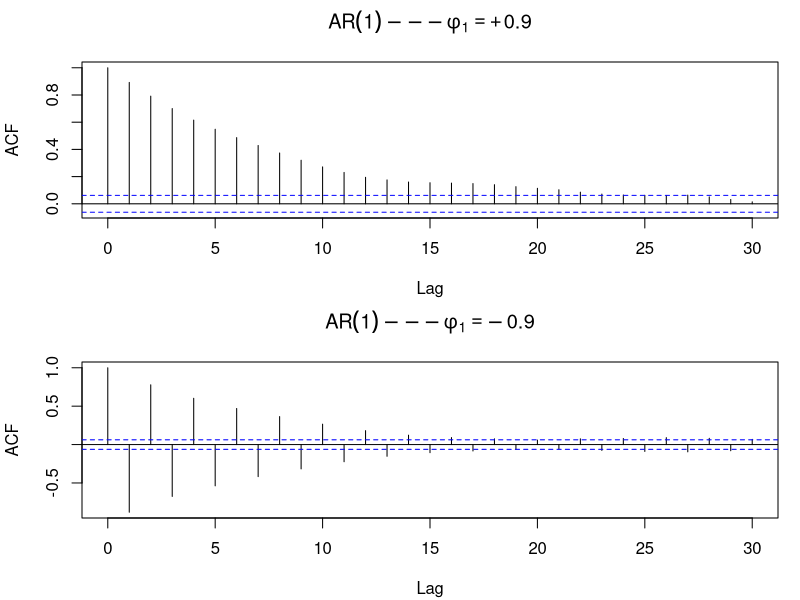
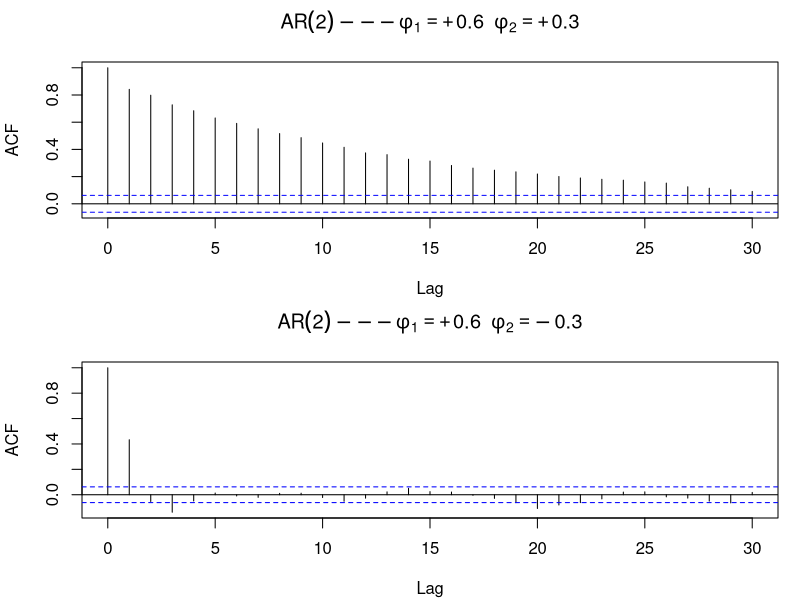
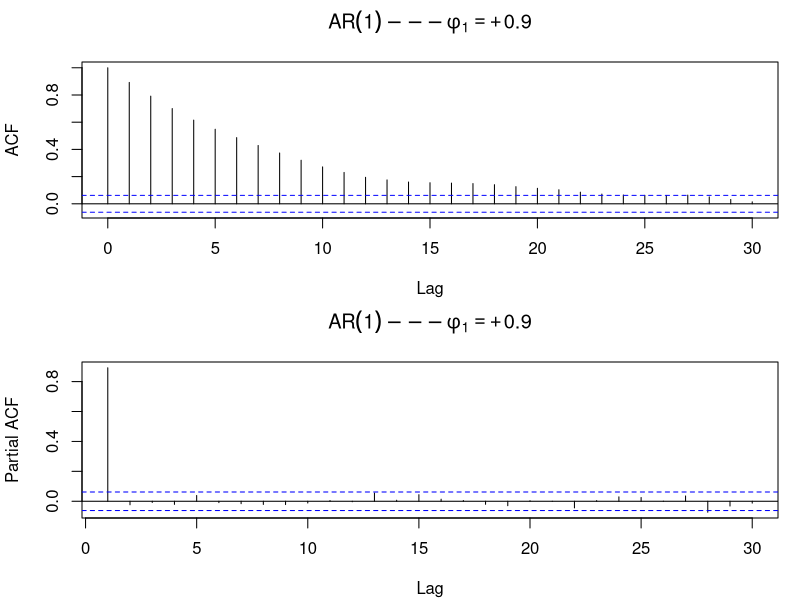
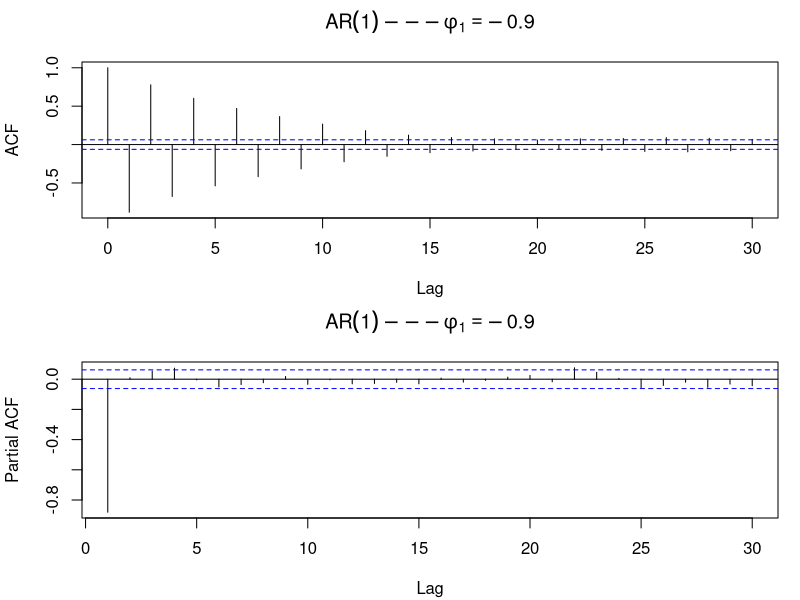
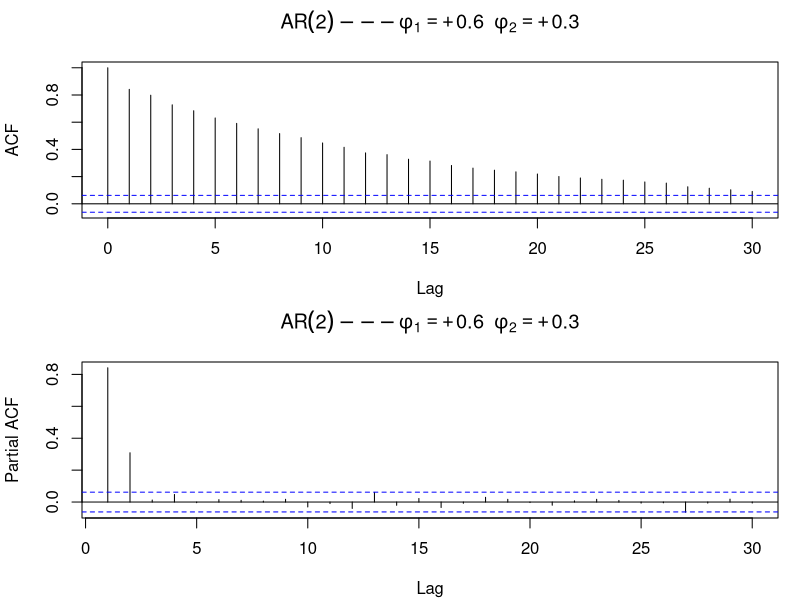
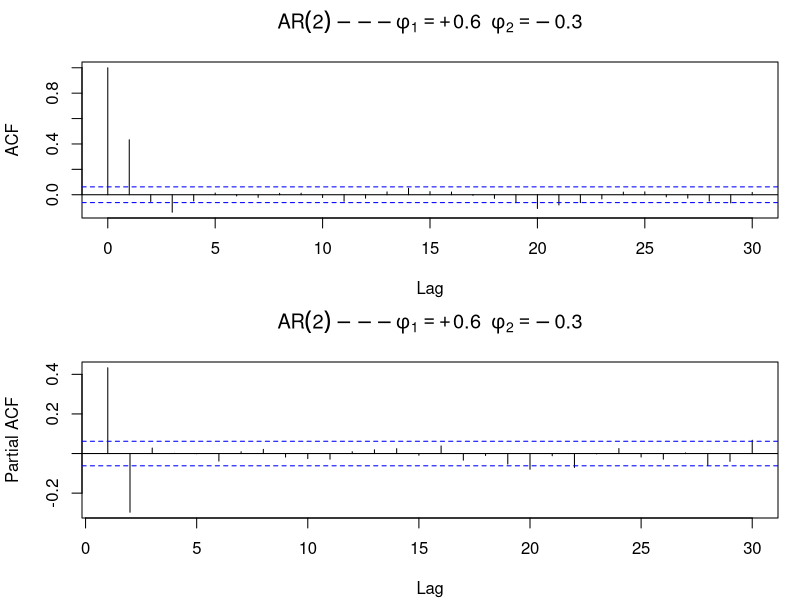
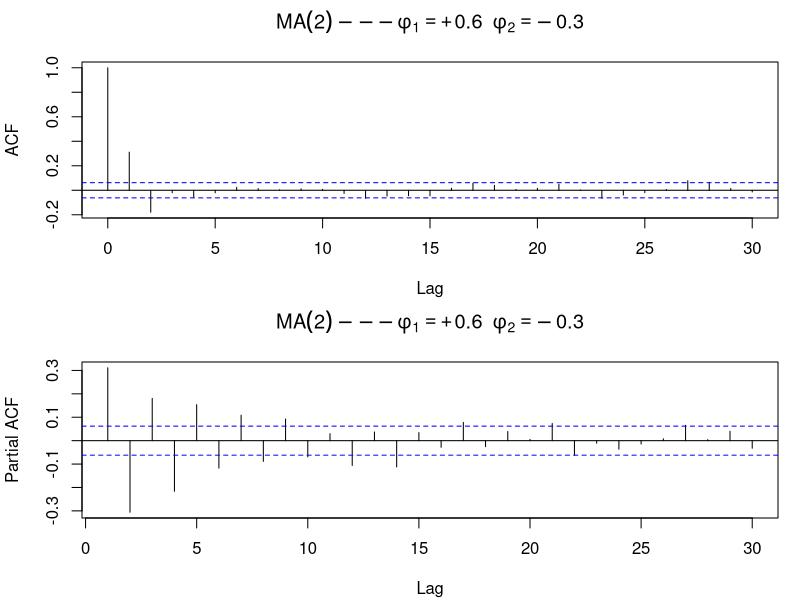
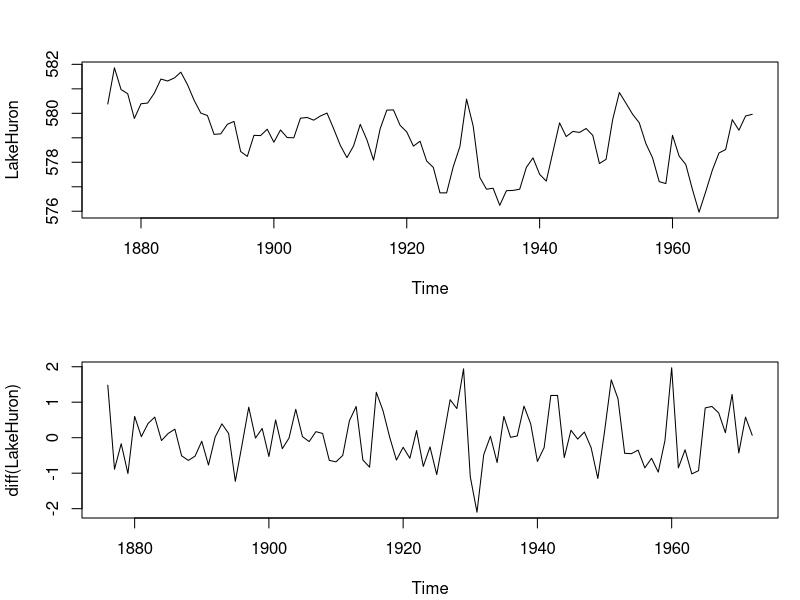

Write the R code that produced these figures, in order.
#AR(1)
set.seed(456)
ar1.1 <- arima.sim(n=1000, model=list(ar=c(0.9)))
ar1.2 <- arima.sim(n=1000, model=list(ar=c(-0.9)))

op <- par(mfrow=c(2, 1), mar=c(4.1, 4.1, 3.1, 1.1))
acf(ar1.1, lag.max=30, main=expression(AR(1)  ---phi[1]==+0.9))
acf(ar1.2, lag.max=30, main=expression(AR(1)  ---phi[1]==-0.9))
par(op)

#AR(2)
set.seed(123)
(phi.re <- polyroot(c(1, -0.6, -0.3)))
ar2.1 <- arima.sim(n=1000, model=list(ar=c(0.6, 0.3)))
(phi.re <- polyroot(c(1, -0.6, 0.3)))
ar2.2 <- arima.sim(n=1000, model=list(ar=c(0.6, -0.3)))
#ts.plot(ar2.2)

op <- par(mfrow=c(2, 1), mar=c(4.1, 4.1, 3.1, 1.1))
acf(ar2.1, lag.max=30, main=expression(AR(2)  ---phi[1]==+0.6~~phi[2]==+0.3))
acf(ar2.2, lag.max=30, main=expression(AR(2)  ---phi[1]==+0.6~~phi[2]==-0.3))
par(op)

#PACF
op <- par(mfrow=c(2, 1), mar=c(4.1, 4.1, 3.1, 1.1))
acf(ar1.1, lag.max=30, main=expression(AR(1)  ---phi[1]==+0.9))
pacf(ar1.1, lag.max=30, main=expression(AR(1)  ---phi[1]==+0.9))
par(op)

op <- par(mfrow=c(2, 1), mar=c(4.1, 4.1, 3.1, 1.1))
acf(ar1.2, lag.max=30, main=expression(AR(1)  ---phi[1]==-0.9))
pacf(ar1.2, lag.max=30, main=expression(AR(1)  ---phi[1]==-0.9))
par(op)

op <- par(mfrow=c(2, 1), mar=c(4.1, 4.1, 3.1, 1.1))
acf(ar2.1, lag.max=30, main=expression(AR(2)  ---phi[1]==+0.6~~phi[2]==+0.3))
pacf(ar2.1, lag.max=30, main=expression(AR(2)  ---phi[1]==+0.6~~phi[2]==+0.3))
par(op)

op <- par(mfrow=c(2, 1), mar=c(4.1, 4.1, 3.1, 1.1))
acf(ar2.2, lag.max=30, main=expression(AR(2)  ---phi[1]==+0.6~~phi[2]==-0.3))
pacf(ar2.2, lag.max=30, main=expression(AR(2)  ---phi[1]==+0.6~~phi[2]==-0.3))
par(op)

#AIC
ar2.ar <- ar.mle(ar2.2)
ar2.ar
ar2.ar$aic
#ar.burg(ar2.2)
#ar.yw(ar2.2)

#MA(2)
set.seed(456)
ma2 <- arima.sim(n=1000, model = list(ma=c(0.6, -0.3)))

op <- par(mfrow=c(2, 1), mar=c(4.1, 4.1, 3.1, 1.1))
acf(ma2, lag.max=30, main=expression(MA(2)  ---phi[1]==+0.6~~phi[2]==-0.3))
pacf(ma2, lag.max=30, main=expression(MA(2)  ---phi[1]==+0.6~~phi[2]==-0.3))
par(op)

#ARIMA
op <- par(mfrow=c(2, 1), mar=c(4.1, 4.1, 3.1, 1.1))
plot(LakeHuron)
plot(diff(LakeHuron))
par(op)

library(forecast)
Huron.0 <- window(LakeHuron, end = 1962)
Huron.arima <- auto.arima(Huron.0, seasonal = F, allowdrift = F)
summary(Huron.arima)
tsdiag(Huron.arima)

Huron.force <- forecast(Huron.arima, 10)
plot(Huron.force)
lines(LakeHuron, lty=2)

#SARIMA 
op <- par(mfrow=c(2, 1), mar=c(4.1, 4.1, 3.1, 1.1))
plot(diff(AirPassengers), main = "Diff")
plot(diff(log(AirPassengers)), main  = "Diff of Log")
par(op)

Air.0 <- window(AirPassengers, end=c(1958, 12))
Air.sarima <- auto.arima(log(Air.0))
summary(Air.sarima)

Air.sarima2 <- Arima(log(Air.0), c(0, 1, 1), seasonal = list(order = c(0,1, 1), period = 12))
summary((Air.sarima2))

tsdiag(Air.sarima2)

Air.fore <- forecast(Air.sarima2, 24)

plot(Air.fore)
lines(log(AirPassengers), lty = 2)

#External Argument
library(mlbench)
data("Ozone")
summary(Ozone)

library(zoo)
start <- "1976-01-01"
x.Date <- as.Date(start) + 0:635
ozone <- na.spline(zoo(Ozone[,4], x.Date))
pressure <- na.spline(zoo(Ozone[, 5], x.Date))
windowSpeed <- na.spline(zoo(Ozone[, 6], x.Date))
humidity <- na.spline(zoo(Ozone[, 7], x.Date))
tempareture <- na.spline(zoo(Ozone[, 8], x.Date))

p <- par(mfrow=c(2, 2), mar=c(4.1, 4.1, 3.1, 1.1))
plot(pressure, ozone, pch=16, col="brown", lwd=2)
plot(windowSpeed, ozone, pch=16, col="darkgreen", lwd=2)
plot(humidity, ozone, pch=16, col="steelblue", lwd=2)
plot(tempareture, ozone, pch=16, col="tomato", lwd=2)
par(op)

X <- data.matrix(cbind(pressure, windowSpeed, windowSpeed^2, humidity, tempareture))
n <- 366
idx <- 1:(n - 31)

ozoneRes.arimax <- auto.arima(ozone[idx], xreg = X[idx,])
ozoneRes.arimax

ts.ts_value <- function(fit) {
  coef <- fit$coef
  se <- sqrt(diag(fit$var.coef))
  t_value <- coef / se
  t_value
}

ts.ts_value(ozoneRes.arimax)

ozoneRes.arimax2 <- auto.arima(ozone[idx], xreg = X[idx, -(2:3)])
ozoneRes.arimax2

tsdiag(ozoneRes.arimax)

ozoneRes.arimax3 <- auto.arima(log(ozone[idx]), xreg = X[idx, -(2:3)])
ozoneRes.arimax3

ts.ts_value(ozoneRes.arimax3)

ozone.fore <- forecast(ozoneRes.arimax3, 31, xreg = X[-idx, -(2:3)])
plot(ozone.fore)
